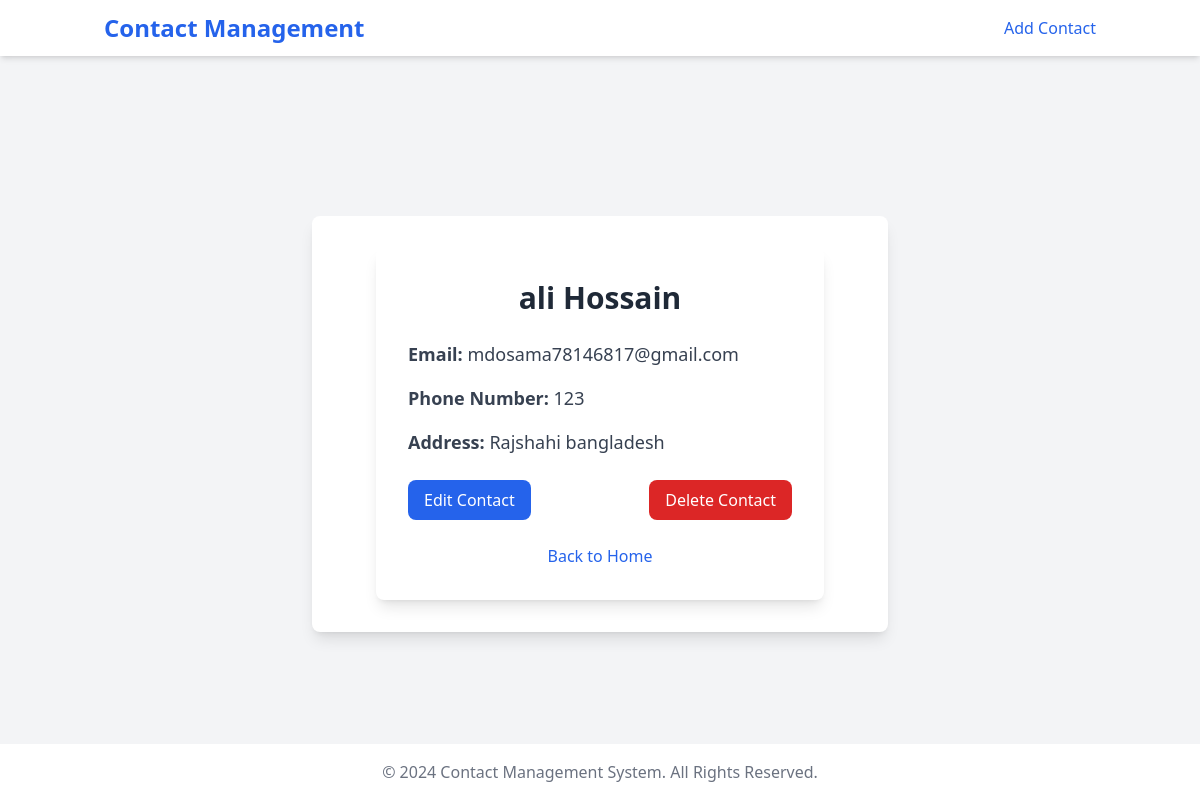
/detail/4/, run on the app's committed database.
### website/models.py (models this page shows, shortened)
class Contact(models.Model):
    first_name = models.CharField(max_length=100)
    last_name = models.CharField(max_length=100)
    email = models.EmailField()
    phone_number = models.CharField(max_length=15)
    address = models.TextField()

### website/views.py (the view)
# urls.py: path('detail/<int:pk>/', views.contact_detail, name='contact_detail'),
def contact_detail(request, pk):
    contact = get_object_or_404(Contact, pk=pk)
    return render(request, 'contact_detail.html', {'contact': contact})

### website/templates/contact_detail.html
{% extends 'base.html' %}
{% block content %}
<div class="max-w-md mx-auto bg-white p-8 rounded-lg shadow-lg">
    <h1 class="text-3xl font-bold mb-6 text-center text-gray-800">{{ contact.first_name }} {{ contact.last_name }}</h1>
    <p class="text-lg text-gray-700 mb-4"><strong>Email:</strong> {{ contact.email }}</p>
    <p class="text-lg text-gray-700 mb-4"><strong>Phone Number:</strong> {{ contact.phone_number }}</p>
    <p class="text-lg text-gray-700 mb-6"><strong>Address:</strong> {{ contact.address }}</p>
    <div class="flex justify-between">
        <a href="{% url 'edit_contact' contact.id %}" class="bg-blue-600 text-white px-4 py-2 rounded-lg hover:bg-blue-700 focus:outline-none focus:ring-2 focus:ring-blue-500">
            Edit Contact
        </a>
        <a href="{% url 'delete_contact' contact.id %}" class="bg-red-600 text-white px-4 py-2 rounded-lg hover:bg-red-700 focus:outline-none focus:ring-2 focus:ring-red-500">
            Delete Contact
        </a>
    </div>
    <div class="text-center mt-6">
        <a href="{% url 'home' %}" class="text-blue-600 hover:text-blue-800">
            Back to Home
        </a>
    </div>
</div>
{% endblock %}

### website/templates/base.html (style rules this page uses)
body { min-height: 100vh; display: flex; flex-direction: column; }

### data on the page
Contact: first_name "ali", last_name "Hossain", email "mdosama78146817@gmail.com", phone_number "123", address "Rajshahi bangladesh"
